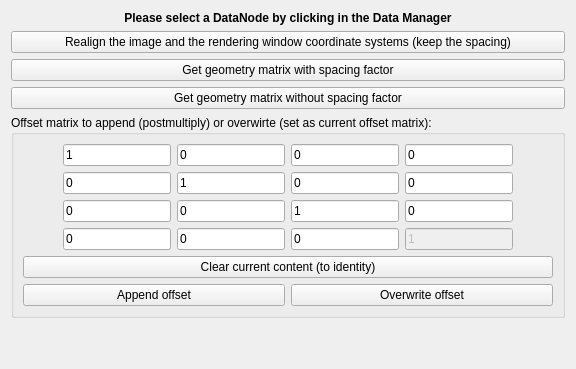
     <widget class="QWidget" name="tab_2">
      <attribute name="title">
       <string>Apply matrix</string>
      </attribute>
      <layout class="QGridLayout" name="gridLayout_6">
       <item row="1" column="0">
        <widget class="QPushButton" name="pushButton_RealignImage">
         <property name="text">
          <string>Realign the image and the rendering window coordinate systems (keep the spacing)</string>
         </property>
        </widget>
       </item>
       <item row="4" column="0">
        <widget class="QGroupBox" name="groupBox_5">
         <property name="title">
          <string>Offset matrix to append (postmultiply) or overwirte (set as current offset matrix):</string>
         </property>
         <layout class="QGridLayout" name="gridLayout_11">
          <item row="0" column="0">
           <layout class="QGridLayout" name="gridLayout">
            <item row="0" column="2">
             <widget class="QLineEdit" name="lineEdit_offsetMatrix_4">
              <property name="text">
               <string>0</string>
              </property>
             </widget>
            </item>
            <item row="2" column="1">
             <widget class="QLineEdit" name="lineEdit_offsetMatrix_2">
              <property name="text">
               <string>0</string>
              </property>
             </widget>
            </item>
            <item row="0" column="3">
             <widget class="QLineEdit" name="lineEdit_offsetMatrix_8">
              <property name="text">
               <string>0</string>
              </property>
             </widget>
            </item>
            <item row="1" column="1">
             <widget class="QLineEdit" name="lineEdit_offsetMatrix_1">
              <property name="text">
               <string>0</string>
              </property>
             </widget>
            </item>
            <item row="1" column="3">
             <widget class="QLineEdit" name="lineEdit_offsetMatrix_9">
              <property name="text">
               <string>0</string>
              </property>
             </widget>
            </item>
            <item row="3" column="1">
             <widget class="QLineEdit" name="lineEdit_offsetMatrix_3">
              <property name="text">
               <string>0</string>
              </property>
             </widget>
            </item>
            <item row="1" column="4">
             <widget class="QLineEdit" name="lineEdit_offsetMatrix_13">
              <property name="text">
               <string>0</string>
              </property>
             </widget>
            </item>
            <item row="1" column="2">
             <widget class="QLineEdit" name="lineEdit_offsetMatrix_5">
              <property name="text">
               <string>1</string>
              </property>
             </widget>
            </item>
            <item row="2" column="2">
             <widget class="QLineEdit" name="lineEdit_offsetMatrix_6">
              <property name="text">
               <string>0</string>
              </property>
             </widget>
            </item>
            <item row="1" column="0">
             <spacer name="horizontalSpacer_3">
              <property name="orientation">
               <enum>Qt::Horizontal</enum>
              </property>
              <property name="sizeHint" stdset="0">
               <size>
                <width>40</width>
                <height>20</height>
               </size>
              </property>
             </spacer>
            </item>
            <item row="3" column="4">
             <widget class="QLineEdit" name="lineEdit_offsetMatrix_15">
              <property name="enabled">
               <bool>false</bool>
              </property>
              <property name="text">
               <string>1</string>
              </property>
             </widget>
            </item>
            <item row="3" column="2">
             <widget class="QLineEdit" name="lineEdit_offsetMatrix_7">
              <property name="text">
               <string>0</string>
              </property>
             </widget>
            </item>
            <item row="2" column="4">
             <widget class="QLineEdit" name="lineEdit_offsetMatrix_14">
              <property name="text">
               <string>0</string>
              </property>
             </widget>
            </item>
            <item row="2" column="3">
             <widget class="QLineEdit" name="lineEdit_offsetMatrix_10">
              <property name="text">
               <string>1</string>
              </property>
             </widget>
            </item>
            <item row="3" column="3">
             <widget class="QLineEdit" name="lineEdit_offsetMatrix_11">
              <property name="text">
               <string>0</string>
              </property>
             </widget>
            </item>
            <item row="0" column="4">
             <widget class="QLineEdit" name="lineEdit_offsetMatrix_12">
              <property name="text">
               <string>0</string>
              </property>
             </widget>
            </item>
            <item row="0" column="1">
             <widget class="QLineEdit" name="lineEdit_offsetMatrix_0">
              <property name="text">
               <string>1</string>
              </property>
             </widget>
            </item>
            <item row="1" column="5">
             <spacer name="horizontalSpacer_4">
              <property name="orientation">
               <enum>Qt::Horizontal</enum>
              </property>
              <property name="sizeHint" stdset="0">
               <size>
                <width>40</width>
                <height>20</height>
               </size>
              </property>
             </spacer>
            </item>
           </layout>
          </item>
          <item row="1" column="0">
           <layout class="QVBoxLayout" name="verticalLayout_4">
            <item>
             <widget class="QPushButton" name="pushButton_clearMatrixContent">
              <property name="text">
               <string>Clear current content (to identity)</string>
              </property>
             </widget>
            </item>
            <item>
             <layout class="QHBoxLayout" name="horizontalLayout">
              <item>
               <widget class="QPushButton" name="pushButton_AppendOffsetMatrix">
                <property name="text">
                 <string>Append offset</string>
                </property>
               </widget>
              </item>
              <item>
               <widget class="QPushButton" name="pushButton_overwriteOffset">
                <property name="text">
                 <string>Overwrite offset</string>
                </property>
               </widget>
              </item>
             </layout>
            </item>
           </layout>
          </item>
         </layout>
        </widget>
       </item>
       <item row="5" column="0">
        <spacer name="verticalSpacer">
         <property name="orientation">
          <enum>Qt::Vertical</enum>
         </property>
         <property name="sizeHint" stdset="0">
          <size>
           <width>20</width>
           <height>40</height>
          </size>
         </property>
        </spacer>
       </item>
       <item row="2" column="0">
        <widget class="QPushButton" name="pushButton_getgeometryWithSpacing">
         <property name="text">
          <string>Get geometry matrix with spacing factor</string>
         </property>
        </widget>
       </item>
       <item row="3" column="0">
        <widget class="QPushButton" name="pushButton_getgeometryWithoutSpacing">
         <property name="text">
          <string>Get geometry matrix without spacing factor</string>
         </property>
        </widget>
       </item>
       <item row="0" column="0">
        <widget class="QLabel" name="label_16">
         <property name="font">
          <font>
           <weight>75</weight>
           <bold>true</bold>
          </font>
         </property>
         <property name="text">
          <string>Please select a DataNode by clicking in the Data Manager</string>
         </property>
         <property name="alignment">
          <set>Qt::AlignCenter</set>
         </property>
        </widget>
       </item>
      </layout>
     </widget>
